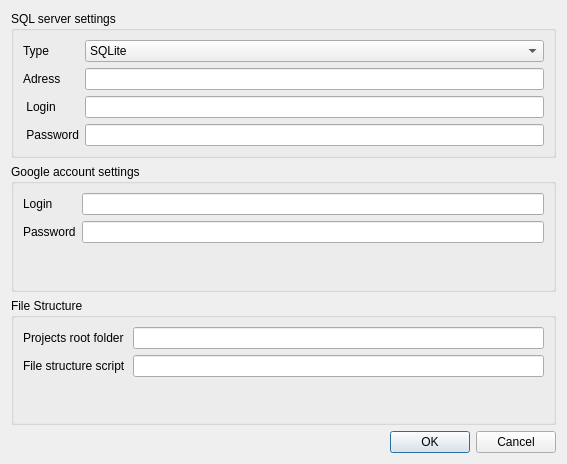
<?xml version="1.0" encoding="UTF-8"?>
<ui version="4.0">
 <class>Dialog</class>
 <widget class="QDialog" name="Dialog">
  <property name="geometry">
   <rect>
    <x>0</x>
    <y>0</y>
    <width>567</width>
    <height>464</height>
   </rect>
  </property>
  <property name="windowTitle">
   <string>LYPA_001beta  system setup</string>
  </property>
  <layout class="QVBoxLayout" name="verticalLayout">
   <item>
    <widget class="QGroupBox" name="groupBox">
     <property name="title">
      <string>SQL server settings</string>
     </property>
     <layout class="QFormLayout" name="formLayout">
      <item row="1" column="0">
       <widget class="QLabel" name="label_2">
        <property name="text">
         <string>Type</string>
        </property>
       </widget>
      </item>
      <item row="1" column="1">
       <widget class="QComboBox" name="comboBox">
        <item>
         <property name="text">
          <string>SQLite</string>
         </property>
        </item>
        <item>
         <property name="text">
          <string>postgreSQL</string>
         </property>
        </item>
       </widget>
      </item>
      <item row="2" column="1">
       <widget class="QLineEdit" name="lineEdit"/>
      </item>
      <item row="2" column="0">
       <widget class="QLabel" name="label">
        <property name="text">
         <string>Adress</string>
        </property>
       </widget>
      </item>
      <item row="3" column="0">
       <widget class="QLabel" name="label_7">
        <property name="text">
         <string> Login</string>
        </property>
       </widget>
      </item>
      <item row="4" column="0">
       <widget class="QLabel" name="label_8">
        <property name="text">
         <string> Password</string>
        </property>
       </widget>
      </item>
      <item row="4" column="1">
       <widget class="QLineEdit" name="lineEdit_6">
        <property name="echoMode">
         <enum>QLineEdit::Password</enum>
        </property>
       </widget>
      </item>
      <item row="3" column="1">
       <widget class="QLineEdit" name="lineEdit_7"/>
      </item>
     </layout>
    </widget>
   </item>
   <item>
    <widget class="QGroupBox" name="groupBox_2">
     <property name="title">
      <string>Google account settings</string>
     </property>
     <layout class="QFormLayout" name="formLayout_2">
      <item row="0" column="1">
       <widget class="QLineEdit" name="lineEdit_2"/>
      </item>
      <item row="0" column="0">
       <widget class="QLabel" name="label_3">
        <property name="text">
         <string>Login</string>
        </property>
       </widget>
      </item>
      <item row="1" column="1">
       <widget class="QLineEdit" name="lineEdit_3">
        <property name="echoMode">
         <enum>QLineEdit::Password</enum>
        </property>
       </widget>
      </item>
      <item row="1" column="0">
       <widget class="QLabel" name="label_4">
        <property name="text">
         <string>Password</string>
        </property>
       </widget>
      </item>
     </layout>
    </widget>
   </item>
   <item>
    <widget class="QGroupBox" name="groupBox_3">
     <property name="title">
      <string>File Structure</string>
     </property>
     <layout class="QFormLayout" name="formLayout_3">
      <item row="1" column="1">
       <widget class="QLineEdit" name="lineEdit_4"/>
      </item>
      <item row="1" column="0">
       <widget class="QLabel" name="label_5">
        <property name="text">
         <string>Projects root folder </string>
        </property>
       </widget>
      </item>
      <item row="2" column="0">
       <widget class="QLabel" name="label_6">
        <property name="text">
         <string>File structure script</string>
        </property>
       </widget>
      </item>
      <item row="2" column="1">
       <widget class="QLineEdit" name="lineEdit_5"/>
      </item>
     </layout>
    </widget>
   </item>
   <item>
    <widget class="QDialogButtonBox" name="buttonBox">
     <property name="orientation">
      <enum>Qt::Horizontal</enum>
     </property>
     <property name="standardButtons">
      <set>QDialogButtonBox::Cancel|QDialogButtonBox::Ok</set>
     </property>
    </widget>
   </item>
  </layout>
 </widget>
 <resources/>
 <connections>
  <connection>
   <sender>buttonBox</sender>
   <signal>accepted()</signal>
   <receiver>Dialog</receiver>
   <slot>accept()</slot>
   <hints>
    <hint type="sourcelabel">
     <x>248</x>
     <y>254</y>
    </hint>
    <hint type="destinationlabel">
     <x>157</x>
     <y>274</y>
    </hint>
   </hints>
  </connection>
  <connection>
   <sender>buttonBox</sender>
   <signal>rejected()</signal>
   <receiver>Dialog</receiver>
   <slot>reject()</slot>
   <hints>
    <hint type="sourcelabel">
     <x>316</x>
     <y>260</y>
    </hint>
    <hint type="destinationlabel">
     <x>286</x>
     <y>274</y>
    </hint>
   </hints>
  </connection>
 </connections>
</ui>
